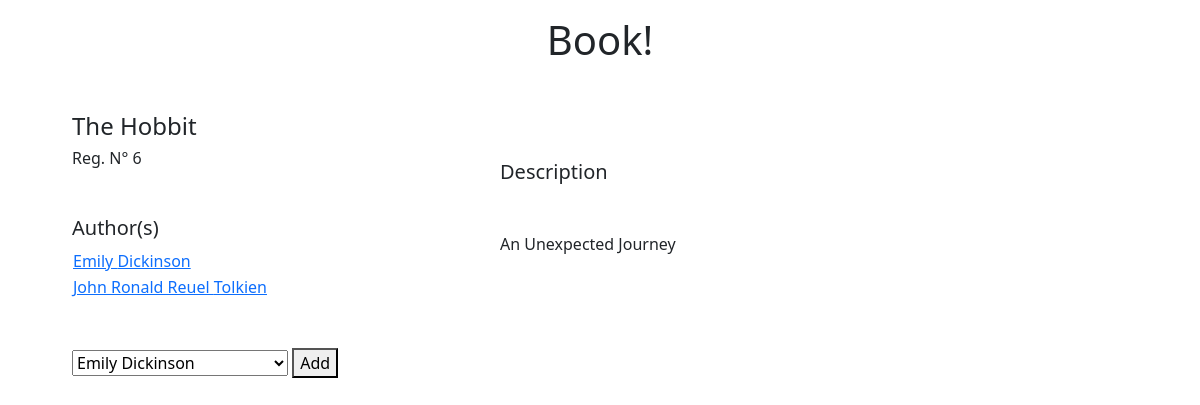
The page /book/6 on the database its author committed.
### books_authors_app/models.py (models this page shows, shortened)
class Book(models.Model):
    title = models.CharField(max_length=255)
    description = models.TextField(max_length=255)
    created_at = models.DateTimeField(auto_now_add=True, null=True)
    updated_at = models.DateTimeField(auto_now=True, null=True)

class Author(models.Model):
    first_name = models.CharField(max_length=255)
    last_name = models.CharField(max_length=255)
    notes = models.TextField(default=" ")
    books = models.ManyToManyField(Book, related_name="authors")
    created_at = models.DateTimeField(auto_now_add=True, null=True)
    updated_at = models.DateTimeField(auto_now=True, null=True)

### books_authors_app/views.py (the view)
# urls.py: path('book/<int:id>', views.book), # especifico path para libros, usando ID
def book(request, id):
    books = Book.objects.get(id=id)
    authors = Author.objects.all()
    if request.method == 'GET':
        context = {
            'book': books,
            'author': authors
        }
        return render(request, 'book.html', context)
    if request.method == 'POST':
        author = Author.objects.get(id = request.POST['option'])
        print(author)
        books.authors.add(author)
        return redirect(f'/book/{id}')

### books_authors_app/templates/book.html (shortened to what this page needs)
<!DOCTYPE html>
<html lang="en">
<head>
    <link href="https://cdn.jsdelivr.net/npm/bootstrap@5.1.0/dist/css/bootstrap.min.css" rel="stylesheet"
>
    {% load static %}
</head>
<body>
    <div class="container-fluid mt-3">
        <div class="col m-3 text-center">
            <h1>Book!</h1>
        </div>
        <div class="container col m-5">
            <div class="row align-items-start">
                <div class="col-4">
                    <h4>{{book.title}} </h4>
                    <h6>Reg. N° {{book.id}}</h6>
                    <div class="col mt-5">
                        <h5>Author(s)</h5>
                        <table>
                            <tbody>
                                {% for a in book.authors.all %}
                                <tr>
                                    <td><a href='/author/{{a.id}}'>{{ a.first_name }} {{a.last_name}}</a></td>
                                </tr>
                                {% endfor %}
                            </tbody>
                        </table>
                    </div>
                </div>
                <div class="col-6 ms-5 mt-5">
                    <div class="col-6">
                        <h5>Description</h5>
                    </div>
                    <div class="col-6 mt-5">
                        {{book.description}}
                    </div>
                </div>
            <div>
                <form action="/book/{{book.id}}" method="POST">
                        <select name="option" id="">
                            {%for a in book.authors.all %}
                                <option value="{{a.id}}">{{a.first_name}} {{a.last_name}}</option>
                            {%endfor%}
                        </select>
                    <button type="submit">Add</button>
                </form>
            </div>
            </div>
        </div>
</body>
</html>

### rows shown on the page
Book: title "The Hobbit", id "6", description "An Unexpected Journey"
Author: first_name "Emily", last_name "Dickinson"
Author: first_name "John Ronald Reuel", last_name "Tolkien"

### other values the page prints
form field option "Emily Dickinson"
